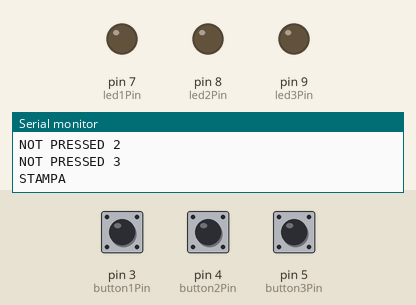
Simulated run of this sketch. Board: Arduino Uno, built with avr-gcc and run on an emulated ATmega328P. Parts: output pins drawn as LEDs (lit = HIGH), the last lines printed to the serial monitor. The test bench sets the inputs (shaded band); at power-on: pin 3 (button1Pin) HIGH, pin 4 (button2Pin) HIGH, pin 5 (button3Pin) HIGH.

Above: at 2.8 s.
2.9 s: pin 3 (button1Pin) pulled LOW for 1.2 s
At 3.3 s:
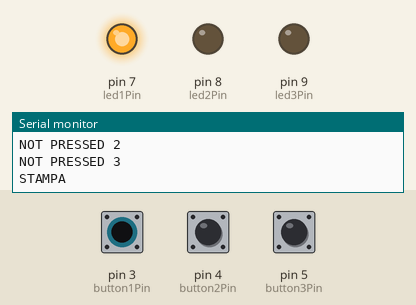
6.5 s: pin 4 (button2Pin) pulled LOW for 1.2 s
At 7.7 s:
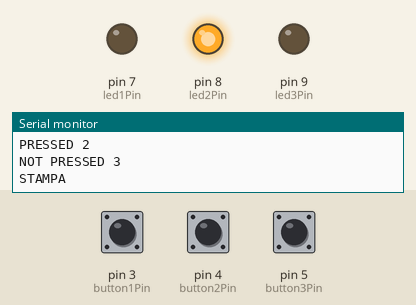
9.5 s: pin 5 (button3Pin) pulled LOW for 1.2 s
At 10.8 s:
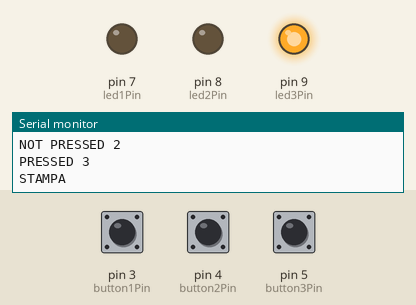
12.5 s: pin 5 (button3Pin) pulled LOW for 3.2 s
At 17.1 s:
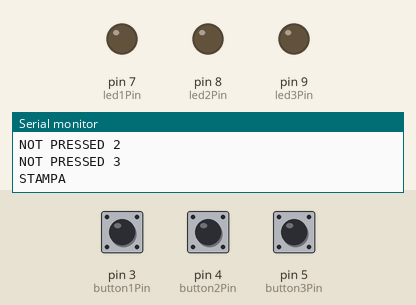
17.5 s: pin 3 (button1Pin) pulled LOW for 3.2 s
At 18.6 s:
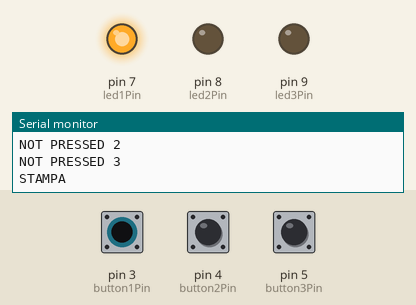
22.5 s: pin 3 (button1Pin) driven LOW and pin 4 (button2Pin) driven LOW
At 23.7 s:
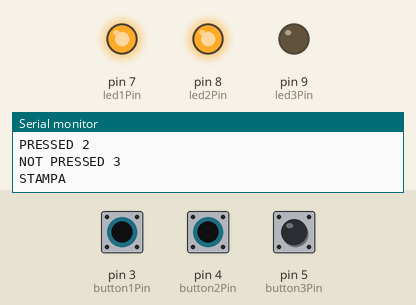
Timing chart, 0 to 25.5 s (numbered marks = the images above; inputs shaded):
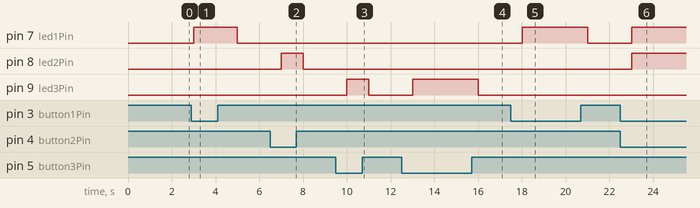

Measured:
- after the input at 2.9 s, pin 7 (led1Pin): LOW → HIGH after 0.10 s, → LOW 2.0 s later
- after the input at 6.5 s, pin 8 (led2Pin): LOW → HIGH after 0.50 s, → LOW 1.0 s later
- after the input at 9.5 s, pin 9 (led3Pin): LOW → HIGH after 0.51 s, → LOW 1.0 s later
- after the input at 12.5 s, pin 9 (led3Pin): LOW → HIGH after 0.51 s, → LOW 3.0 s later
- after the input at 17.5 s, pin 7 (led1Pin): LOW → HIGH after 0.51 s, → LOW 3.0 s later
- after the input at 22.5 s, pin 7 (led1Pin), pin 8 (led2Pin): LOW → HIGH after 0.51 s

The sketch:

test_logic.ino
```cpp
#include <Arduino.h>

#define button1Pin 3
#define button2Pin 4
#define button3Pin 5
#define led1Pin 7
#define led2Pin 8
#define led3Pin 9


int press1 = 0;
int press2 = 0;
int press3 = 0;


void setup(){
    Serial.begin(115200);
    pinMode(led1Pin,OUTPUT);
    pinMode(button1Pin,INPUT);
    pinMode(led2Pin,OUTPUT);
    pinMode(button2Pin,INPUT);
    pinMode(led3Pin,OUTPUT);
    pinMode(button3Pin,INPUT);
}

void loop() {
    press1 = digitalRead(button1Pin);
    press2 = digitalRead(button2Pin);
    press3 = digitalRead(button3Pin);
    if (press1 == LOW){
        digitalWrite(led1Pin,HIGH);
        Serial.println("PRESSED 1");
    } else {
        digitalWrite(led1Pin,LOW);
        Serial.println("NOT PRESSED 1");
    }
    if (press2 == LOW){
        digitalWrite(led2Pin,HIGH);
        Serial.println("PRESSED 2");
    } else {
        digitalWrite(led2Pin,LOW);
        Serial.println("NOT PRESSED 2");
    }
    if (press3 == LOW){
        digitalWrite(led3Pin,HIGH);
        Serial.println("PRESSED 3");
    } else {
        digitalWrite(led3Pin,LOW);
        Serial.println("NOT PRESSED 3");
    }
    if (1){
        Serial.println("STAMPA");
    }
    delay(1000);
}
```
